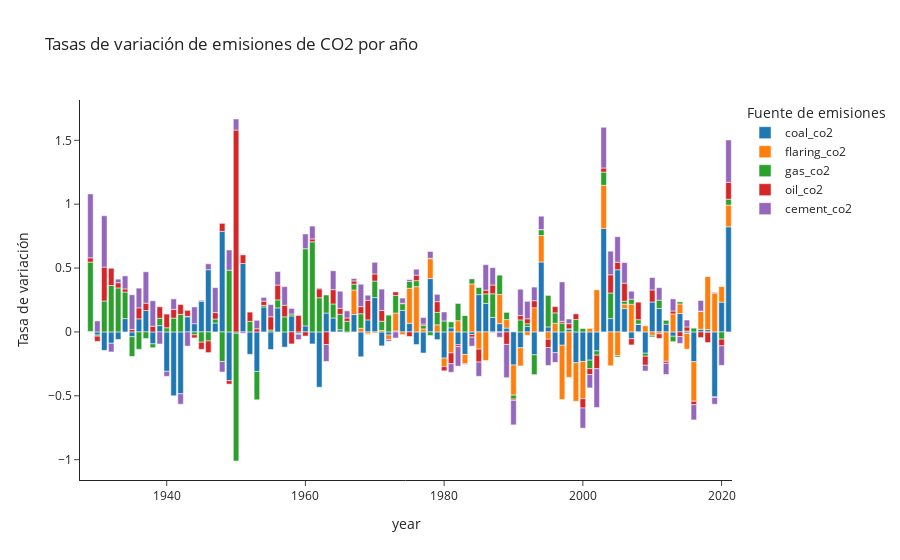

Here is the notebook cell this chart was saved with:
### Markdown cell above
Sin embargo, a pesar de que vemos un alto crecimeinto a lo largo de todo el periodo, podemos ver que desde los 2000 las emisiones de la mayor parte de los combustibles se encuentan estables, lo que se ve tambien el el siguiende grafico a traves de tasas de variacion. Tengamos en cuenta que en este grafico, las emisiones de cada combustible se encunetran apiladas, por lo que en orden de incidencia viene el oil, gas, cemento, carbon y otros.

A partir de 2010, la estabilidad relativa de las emisiones puede relacionarse a un estancamiento del PIB, veamos que en 2021 hay una fuerte expansion de las emisiones lo que podria relacionarse con la recuperacion economica luego de la caida de la actividad durante 2020.

### Code cell
# Seleccionar las columnas necesarias
df_pct = grafico3[['year', 'coal_co2', 'flaring_co2', 'gas_co2', 'oil_co2', 'cement_co2']].dropna(subset=['cement_co2'])

# Calcular las tasas de variación de cada columna en relación al año anterior
df_pct = df_pct.set_index('year').pct_change().reset_index()

# Graficar las tasas de variación
fig = px.bar(df_pct, x='year', y=['coal_co2', 'flaring_co2', 'gas_co2', 'oil_co2', 'cement_co2'],
             title='Tasas de variación de emisiones de CO2 por año',
             labels={'value': 'Tasa de variación', 'variable': 'Fuente de emisiones'},
             template='simple_white')

# Mostrar el gráfico
fig.show()
